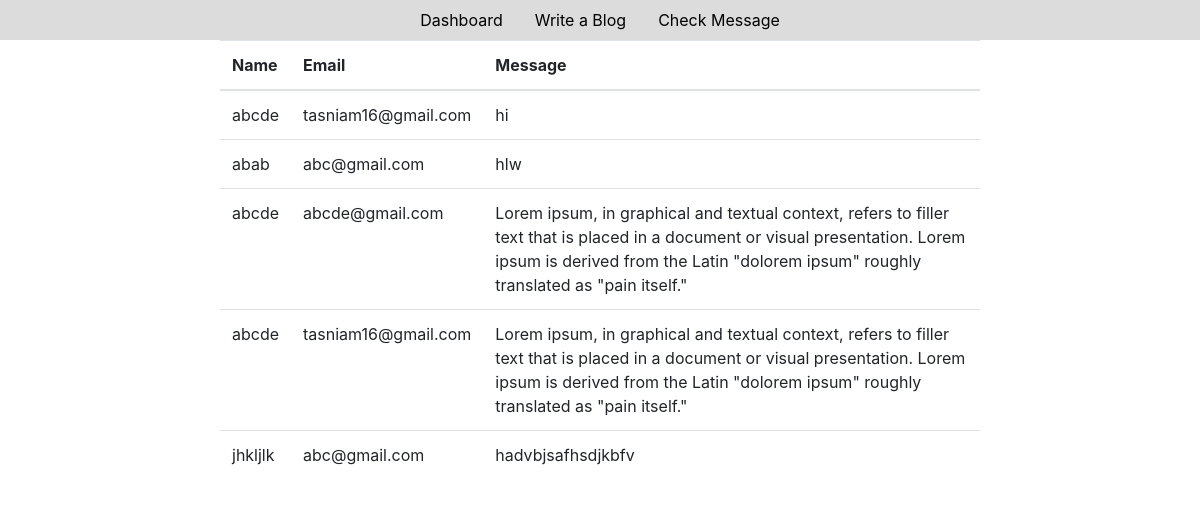
Page /admin_msg.php on the committed database.
### tables this page shows
CREATE TABLE `msg` (
  `id` int NOT NULL,
  `name` varchar(255) NOT NULL,
  `email` varchar(255) NOT NULL,
  `msg` text NOT NULL
);

### admin_msg.php (the view, shortened to what this page needs)
<?php include_once("connection.php");   ?>
<!DOCTYPE html>
<html lang="en">
<head>
    <link rel="stylesheet" href="https://cdn.jsdelivr.net/npm/bootstrap@4.1.3/dist/css/bootstrap.min.css">
</head>
<body>
<div id="wrapper">
    <div>
    <ul class="nav justify-content-center">
    <li class="nav-item">
        <a class="nav-link" href="#">Dashboard </a>
    </li>
    <li class="nav-item">
        <a class="nav-link" href="admin_blog.php">Write a Blog </a>
    </li>
    <li class="nav-item">
        <a class="nav-link" href="admin_msg.php">Check Message</a>
    </li>
    </ul>
    </div>
    <form method="POST">
    <table class="table">
        <thead>
            <tr>
                <th>Name</th>
                <th>Email</th>
                <th>Message</th>
            </tr>
        </thead>
        <tbody>
        <?php
                $query="SELECT * FROM `msg`;";
                $result=$link->query($query);
                while($show=$result->fetch_assoc()){
        ?>
            <tr>
                <td><?php echo $show['name']; ?></td>
                <td><?php echo $show['email']; ?></td>
                <td><?php echo $show['msg']; ?></td>
            </tr>
        <?php  }  ?>
    </table>
    </form>
</div>
</body>
</html>

### admin_msg.php (style rules this page uses)
* { margin:0;padding:0 }
body { background-color:white; }
.nav { background-color:#DCDCDC; }
.nav-link { color:Black; }
.table { margin-top:20px; width:760px; margin:0 auto; }

### rows in the picture
msg: name "abcde", email "tasniam16@gmail.com", msg "hi"
msg: name "abab", email "abc@gmail.com", msg "hlw"
msg: name "abcde", email "abcde@gmail.com", msg "Lorem ipsum, in graphical and textual context, refers to filler text that is placed in a document or visual presentation. Lorem ipsum is derived from the Latin \"dolorem ipsum\" roughly translated as \"pain itself.\""
msg: name "abcde", email "tasniam16@gmail.com", msg "Lorem ipsum, in graphical and textual context, refers to filler text that is placed in a document or visual presentation. Lorem ipsum is derived from the Latin \"dolorem ipsum\" roughly translated as \"pain itself.\""
msg: name "jhkljlk", email "abc@gmail.com", msg "hadvbjsafhsdjkbfv"
